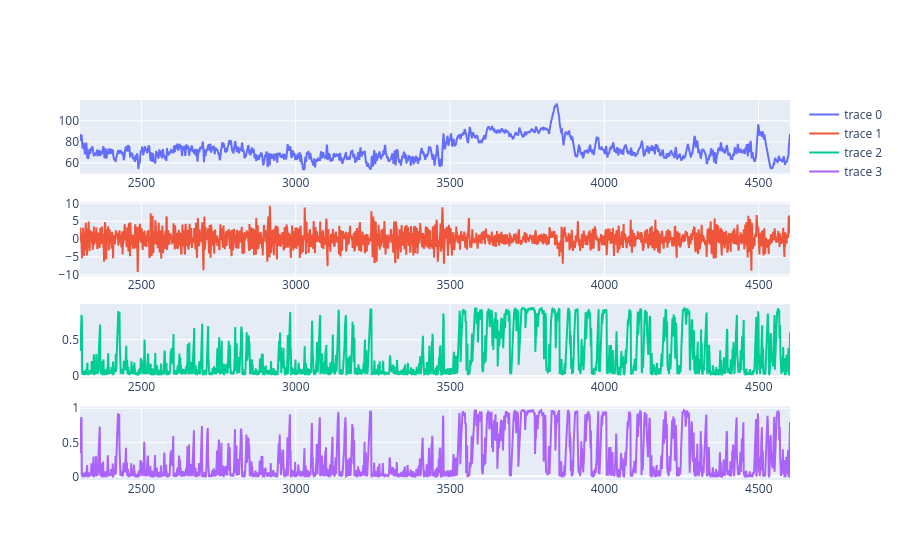

Write notebook code for a chart like this one.
### Code cell
# We can also clearly see that here in the test set, until 3500 approx we are in state 1
# because it is mainly just noise
# then in the increasing phase, especially we see it from 3821 to 3841 we switch to state 0

fig = make_subplots(rows = 4, cols = 1)

subject_id = 0

n = len(differenced_hrs[subject_id])
end_obs_idx = n*50//100

partial_differenced_hrs = [differenced_hrs[i].iloc[end_obs_idx:] for i in range(m)]

fig.add_trace(
go.Scatter(x=hrs[subject_id].iloc[end_obs_idx:].index, y=hrs[subject_id].iloc[end_obs_idx:].values, mode="lines"),
row=1, col=1
)
fig.add_trace(
go.Scatter(x=partial_differenced_hrs[subject_id].index, y=partial_differenced_hrs[subject_id].values, mode="lines"),
row=2, col=1
)
fig.add_trace(
go.Scatter(x=probas_state0_forecast_msar3var[subject_id].index, y=probas_state0_forecast_msar3var[subject_id].values, mode="lines"),
row=3, col=1
)
fig.add_trace(
go.Scatter(x=probas_state0_filtered_msar3var[subject_id].index, y=probas_state0_filtered_msar3var[subject_id].values, mode="lines"),
row=4, col=1
)

fig.show()

### Figure 1 — Plotly figure (JSON) as saved in the notebook; plotly's stock layout.template omitted (floating-point values rounded to 4 significant figures; data arrays with more than 128 entries replaced by an {"elided": "..."} marker saying what was removed)
{"data": [{"mode": "lines", "type": "scatter", "x": {"elided": "2302 int values"}, "xaxis": "x", "y": {"elided": "2302 float values"}, "yaxis": "y"}, {"mode": "lines", "type": "scatter", "x": {"elided": "2301 int values"}, "xaxis": "x2", "y": {"elided": "2301 float values"}, "yaxis": "y2"}, {"mode": "lines", "type": "scatter", "x": {"elided": "2301 int values"}, "xaxis": "x3", "y": {"elided": "2301 float values"}, "yaxis": "y3"}, {"mode": "lines", "type": "scatter", "x": {"elided": "2301 int values"}, "xaxis": "x4", "y": {"elided": "2301 float values"}, "yaxis": "y4"}], "layout": {"xaxis": {"anchor": "y", "domain": [0, 1]}, "xaxis2": {"anchor": "y2", "domain": [0, 1]}, "xaxis3": {"anchor": "y3", "domain": [0, 1]}, "xaxis4": {"anchor": "y4", "domain": [0, 1]}, "yaxis": {"anchor": "x", "domain": [0.8063, 1]}, "yaxis2": {"anchor": "x2", "domain": [0.5375, 0.7312]}, "yaxis3": {"anchor": "x3", "domain": [0.2687, 0.4625]}, "yaxis4": {"anchor": "x4", "domain": [0, 0.1938]}}}
